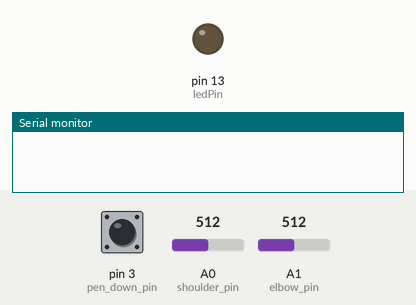
This sketch was run on a simulated Arduino Uno, built with avr-gcc and run on an emulated ATmega328P. Parts: output pins drawn as LEDs (lit = HIGH), the last lines printed to the serial monitor. The inputs (shaded band) are chosen by the test bench; at power-on: pin 3 (pen_down_pin) LOW, A0 (shoulder_pin) = 512, A1 (elbow_pin) = 512.

Above: at 1.2 s.
1.3 s: pin 3 (pen_down_pin) pulled HIGH for 0.15 s
At 2.1 s:
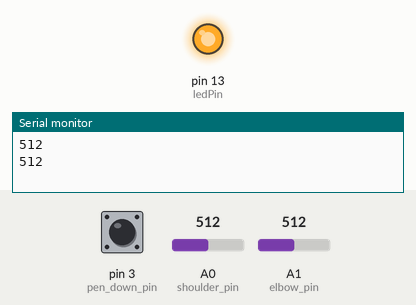
3.8 s: pin 3 (pen_down_pin) pulled HIGH for 3.2 s
At 8.7 s:
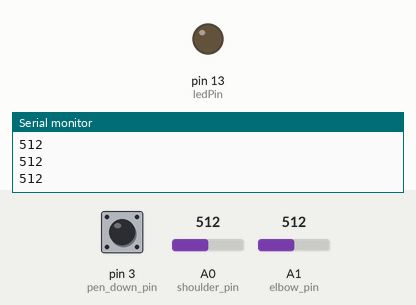
Timing chart, 0 to 10.2 s (numbered marks = the images above; inputs shaded):
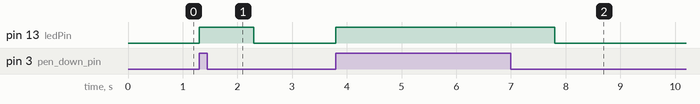

Measured:
- after the input at 1.3 s, pin 13 (ledPin): LOW → HIGH at once, → LOW 1.0 s later
- after the input at 3.8 s, pin 13 (ledPin): LOW → HIGH at once, → LOW 4.0 s later

The sketch:

pot_calibration_arduino.ino
```cpp
const int shoulder_pin = A0;
const int elbow_pin = A1;
const int pen_down_pin = 3;
const int ledPin =  13; //https://www.arduino.cc/en/Tutorial/BuiltInExamples/Button


void setup() {
  pinMode(shoulder_pin, INPUT);
  pinMode(elbow_pin, INPUT);
  pinMode(pen_down_pin, INPUT);
  pinMode(ledPin, OUTPUT); //https://www.arduino.cc/en/Tutorial/BuiltInExamples/Button
  Serial.begin(9600);

}


void loop() {
  if(digitalRead(pen_down_pin) == HIGH){ // Data captured only when button is pressed
    digitalWrite(ledPin, HIGH); // visual indication (button has been pressed)
    Serial.println(analogRead(shoulder_pin));
    Serial.println(analogRead(elbow_pin));
    delay(1000); // Controls flow of captured datapoints
  }
  else{
    digitalWrite(ledPin, LOW);// visual indication (button has NOT been pressed)
  }

}
```
